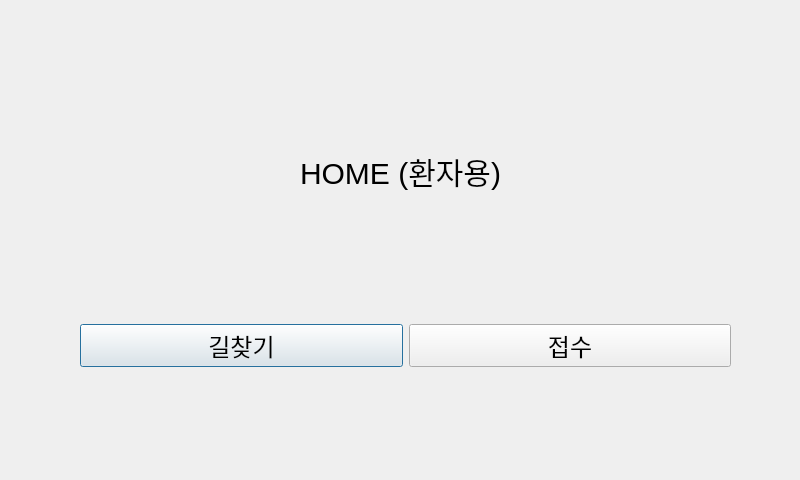
<?xml version="1.0" encoding="UTF-8"?>
<ui version="4.0">
 <class>Dialog</class>
 <widget class="QDialog" name="Dialog">
  <property name="geometry">
   <rect>
    <x>0</x>
    <y>0</y>
    <width>800</width>
    <height>480</height>
   </rect>
  </property>
  <property name="windowTitle">
   <string>Dialog</string>
  </property>
  <property name="styleSheet">
   <string notr="true">QLabel{font-size: 30px; font-family: 'Arial';}
</string>
  </property>
  <widget class="QLabel" name="HOME_icon">
   <property name="geometry">
    <rect>
     <x>310</x>
     <y>0</y>
     <width>161</width>
     <height>131</height>
    </rect>
   </property>
   <property name="styleSheet">
    <string notr="true">QLabel#HOME_icon {
    border-image: url(:/home/home.png) 0 0 0 0 stretch stretch;
}</string>
   </property>
   <property name="text">
    <string/>
   </property>
  </widget>
  <widget class="QLabel" name="HOME_text">
   <property name="geometry">
    <rect>
     <x>300</x>
     <y>140</y>
     <width>211</width>
     <height>61</height>
    </rect>
   </property>
   <property name="text">
    <string>HOME (환자용)</string>
   </property>
  </widget>
  <widget class="QWidget" name="horizontalLayoutWidget">
   <property name="geometry">
    <rect>
     <x>80</x>
     <y>240</y>
     <width>651</width>
     <height>211</height>
    </rect>
   </property>
   <layout class="QHBoxLayout" name="horizontalLayout">
    <item>
     <widget class="QPushButton" name="pushButton_navigation">
      <property name="styleSheet">
       <string notr="true">QPushButton{font-size: 24px; font-family: 'Arial';}
QPushButton:hover {
background-color: skyblue;
}</string>
      </property>
      <property name="text">
       <string>길찾기</string>
      </property>
     </widget>
    </item>
    <item>
     <widget class="QPushButton" name="pushButton_receipt">
      <property name="styleSheet">
       <string notr="true">QPushButton{font-size: 24px; font-family: 'Arial';}
QPushButton:hover {
background-color: skyblue;
}</string>
      </property>
      <property name="text">
       <string>접수</string>
      </property>
     </widget>
    </item>
   </layout>
  </widget>
 </widget>
 <resources>
  <include location="home.qrc"/>
 </resources>
 <connections/>
</ui>
